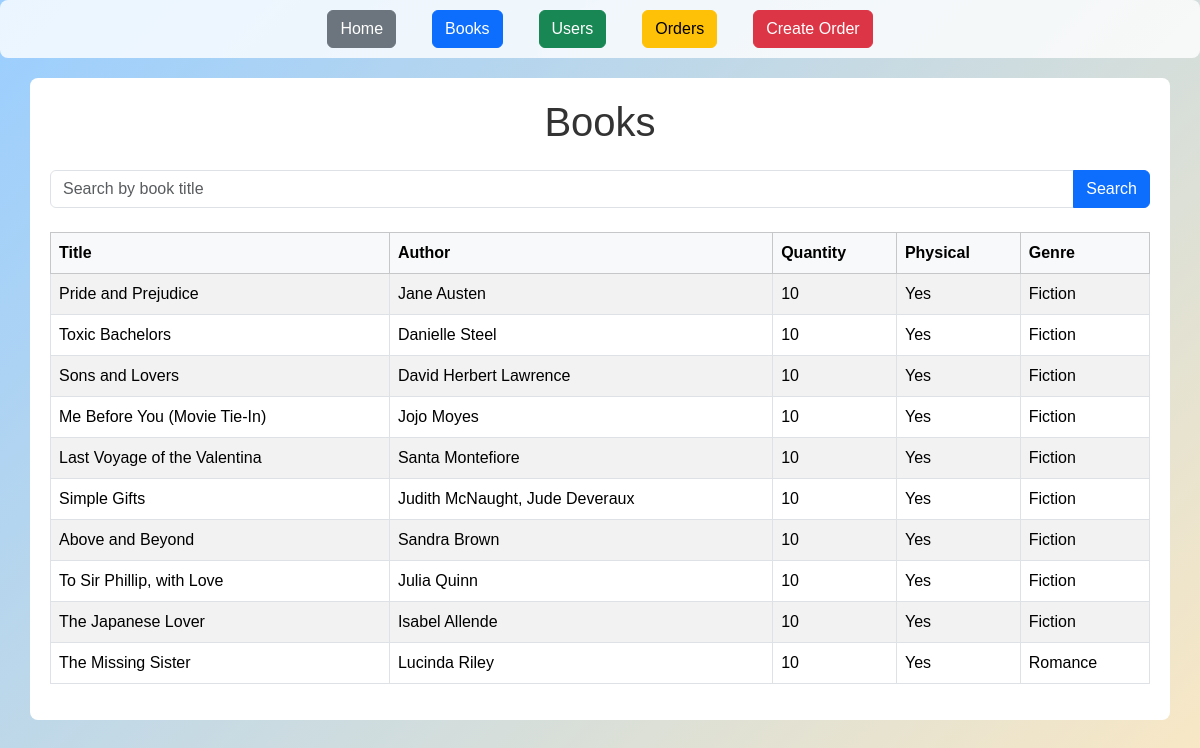
/books, run on the app's committed database.
### models/book.py (models this page shows)
class Book(db.Model):
    __tablename__ = 'book'
    id = db.mapped_column(Integer, primary_key=True)
    title = db.mapped_column(String)
    author = db.mapped_column(String)
    quantity = db.mapped_column(Integer, default=0)
    physical = db.mapped_column(Boolean, default=False)
    genre_id = db.mapped_column(Integer, ForeignKey('genre.id'))
    genre = relationship("Genre", back_populates="books")

### models/genre.py (models this page shows)
class Genre(db.Model):
    __tablename__ = 'genre'
    id = db.mapped_column(Integer, primary_key=True)
    name = db.mapped_column(String)
    books = relationship("Book", back_populates="genre")

### app.py (the view)
@app.route("/books")
def books():
    search_query = request.args.get("q","").strip()
    stmt = db.select(Book)
    if search_query:
        stmt = stmt.filter(Book.title.ilike(f"%{search_query}%"))
    books = db.session.execute(stmt).scalars().all()
    return render_template("books.html", books=books,search_query=search_query)

### templates/books.html (shortened to what this page needs)
{% extends "base.html" %}
{% block content %}
<h1 class="text-center mb-4">Books</h1>
<form method="get" class="mb-4">
    <div class="input-group">
        <input type="text" name="q" class="form-control" placeholder="Search by book title" value="{{ search_query }}">
        <button class="btn btn-primary" type="submit">Search</button>
    </div>
</form>
<table class="table table-striped table-bordered">
    <thead class="table-light">
        <tr>
            <th>Title</th>
            <th>Author</th>
            <th>Quantity</th>
            <th>Physical</th>
            <th>Genre</th>
        </tr>
    </thead>
    <tbody>
        {% for book in books %}
        <tr>
            <td>{{ book.title }}</td>
            <td>{{ book.author }}</td>
            <td>{{ book.quantity }}</td>
            <td>{{ 'Yes' if book.physical else 'No' }}</td>
            <td>{{ book.genre.name if book.genre else 'N/A' }}</td>
        </tr>
        {% endfor %}
    </tbody>
</table>
{% endblock %}

### templates/base.html (style rules this page uses)
body { font-family: "Arial", sans-serif; background: linear-gradient(135deg, #9aceff 0%, #fae8c4 100%); background-repeat: no-repeat; background-size: cover; background-attachment: fixed; color: #333; }

### data on the page
Book: title "Pride and Prejudice", author "Jane Austen", quantity "10", physical "Yes", genre "Fiction"
Book: title "Toxic Bachelors", author "Danielle Steel", quantity "10", physical "Yes", genre "Fiction"
Book: title "Sons and Lovers", author "David Herbert Lawrence", quantity "10", physical "Yes", genre "Fiction"
Book: title "Me Before You (Movie Tie-In)", author "Jojo Moyes", quantity "10", physical "Yes", genre "Fiction"
Book: title "Last Voyage of the Valentina", author "Santa Montefiore", quantity "10", physical "Yes", genre "Fiction"
Book: title "Simple Gifts", author "Judith McNaught, Jude Deveraux", quantity "10", physical "Yes", genre "Fiction"
Book: title "Above and Beyond", author "Sandra Brown", quantity "10", physical "Yes", genre "Fiction"
Book: title "To Sir Phillip, with Love", author "Julia Quinn", quantity "10", physical "Yes", genre "Fiction"
Book: title "The Japanese Lover", author "Isabel Allende", quantity "10", physical "Yes", genre "Fiction"
Book: title "The Missing Sister", author "Lucinda Riley", quantity "10", physical "Yes", genre "Romance"
